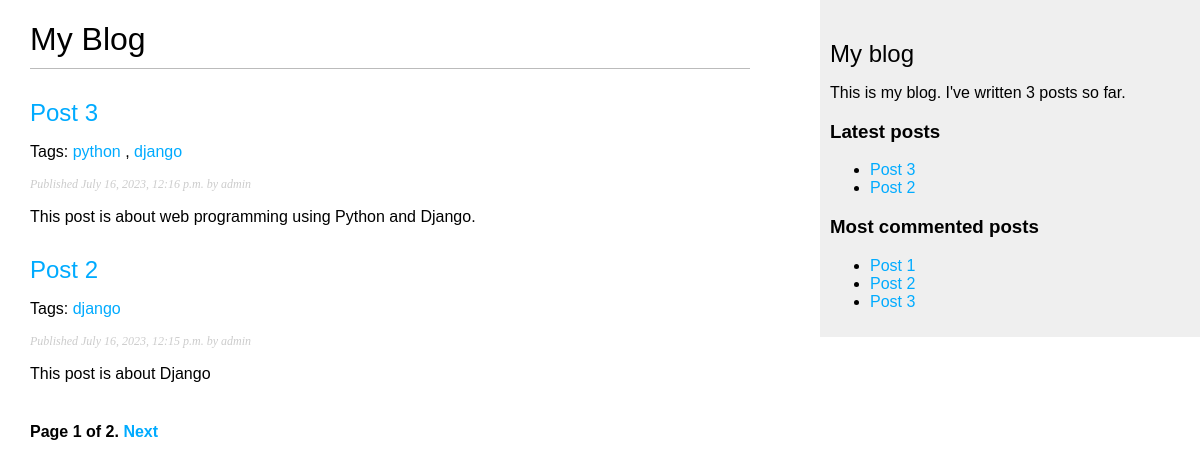
/blog/, run on an earlier commit of the app's database.
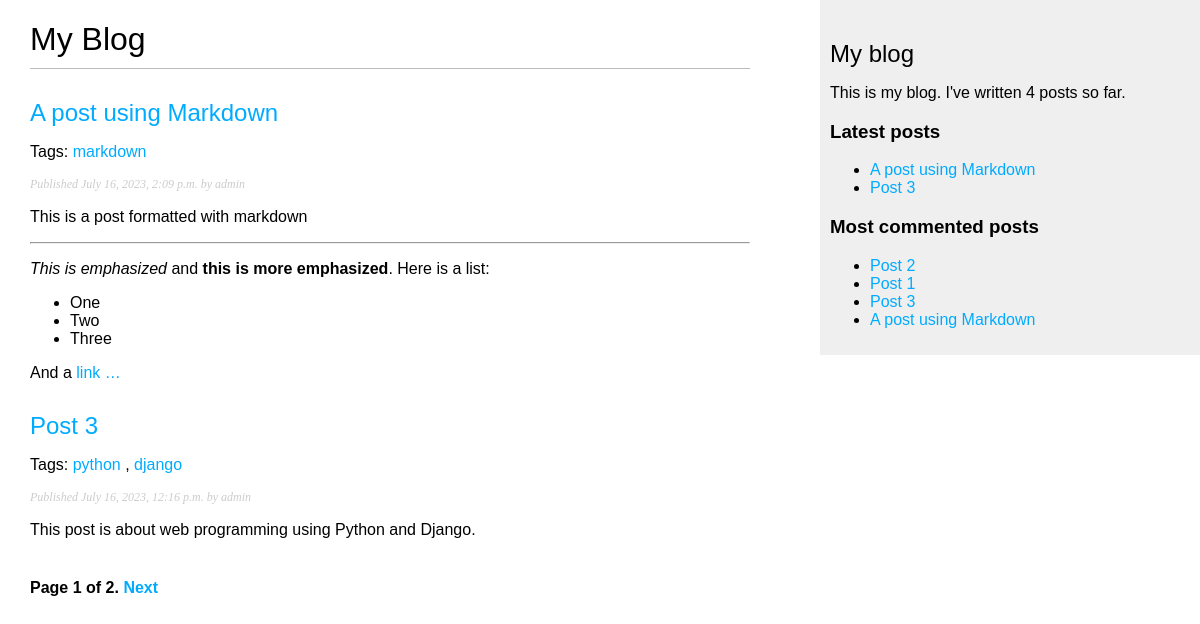
And on a later commit of the database.
### blog/models.py (models this page shows, shortened)
class Post(models.Model):
    class Status(models.TextChoices):
        DRAFT = 'DF', 'Draft'
        PUBLISHED = 'PB', 'Published'
    title = models.CharField(max_length=250)
    slug = models.SlugField(max_length=250, unique_for_date='publish')
    author = models.ForeignKey(User, on_delete=models.CASCADE, related_name='blog_posts')
    body = models.TextField()
    publish = models.DateTimeField(default=timezone.now)
    created = models.DateTimeField(auto_now_add=True)
    updated = models.DateTimeField(auto_now=True)
    status = models.CharField(max_length=2, choices=Status.choices, default=Status.DRAFT)
    objects = models.Manager()
    published = PublishedManager()
    tags = TaggableManager()
    class Meta:
        ordering = ['-publish']
        indexes = [
            models.Index(fields=['-publish']),
        ]
    def get_absolute_url(self):
        return reverse('blog:post_detail', args=[self.publish.year, self.publish.month, self.publish.day, self.slug])

### blog/views.py (the view)
# urls.py: path('', views.post_list, name='post_list', ),
def post_list(request, tag_slug=None):
    object_list = Post.published.all()
    tag = None
    if tag_slug:
        tag = get_object_or_404(Tag, slug=tag_slug)
        object_list = object_list.filter(tags__in=[tag])
    paginator = Paginator(object_list, 2)
    page_number = request.GET.get('page', 1)
    try:
        posts = paginator.page(page_number)
    except EmptyPage:
        posts = paginator.page(paginator.num_pages)
    except PageNotAnInteger:
        posts = paginator.page(1)
    return render(request, 'blog/post/list.html', {'posts': posts, 'tag': tag})

### blog/models.py (called while the page is built)
    def get_queryset(self):
        return super().get_queryset().filter(status=Post.Status.PUBLISHED)

### blog/templatetags/blog_tags.py (called while the page is built)
@register.simple_tag
def total_posts():
    return Post.published.count()

@register.inclusion_tag('blog/post/latest_posts.html')
def show_latest_posts(count=5):
    latest_posts = Post.published.order_by('-publish')[:count]
    return {'latest_posts': latest_posts}

@register.simple_tag
def get_most_commented_posts(count=5):
    return Post.published.annotate(total_comments=Count('comments')).order_by('-total_comments')[:count]

@register.filter(name='markdown')
def markdown_format(text):
    return mark_safe(markdown.markdown(text))

### blog/templates/blog/post/list.html (shortened to what this page needs)
{% extends "blog/base.html" %}
{% load blog_tags %}
 {% block content %}
    <h1>My Blog</h1>
     {% for post in posts %}
        <h2>
            <a href="{{post.get_absolute_url}}">
                {{ post.title }}
            </a>
        </h2>
         <p class="tags">
            Tags:
            {% for tag in post.tags.all %}
                <a href="{% url 'blog:post_list_by_tag' tag.slug %}">
                    {{ tag.name }}
                </a>
                {% if not forloop.last %}, {% endif %}
            {% endfor %}
        </p>
         <p class="date">
            Published {{ post.publish }} by {{ post.author }}
        </p>
         {{ post.body | markdown | truncatewords:30 }}
    {% endfor %}
     {% include "pagination.html" with page=posts %}
{% endblock %}

### blog/templates/blog/base.html (shortened to what this page needs)
{% load blog_tags %}
{% load static %}
 <!DOCTYPE html>
<html>
<head>
  <link href="{% static 'css/blog.css' %}" rel="stylesheet">
</head>
<body>
  <div id="content">
    {% block content %}
    {% endblock %}
  </div>
  <div id="sidebar">
    <h2>My blog</h2>
    <p>
       This is my blog. I've written {% total_posts %} posts so far.
    </p>
    <h3>Latest posts</h3>
    {% show_latest_posts 2 %}
    <h3>Most commented posts</h3>
    {% get_most_commented_posts as most_commented_posts %}
    <ul>
      {% for post in most_commented_posts %}
        <li>
          <a href="{{ post.get_absolute_url }}">{{ post.title }}</a>
        </li>
      {% endfor %}
    </ul>
  </div>
</body>
</html>

### blog/templates/blog/post/latest_posts.html
<ul>
    {% for post in latest_posts %}
        <li>
            <a href="{{ post.get_absolute_url }}">{{ post.title }}</a>
        </li>
    {% endfor %}
</ul>

What changed in the data, as far as the page shows it:
no longer on one of the page's lists (row unchanged): Post: title "Post 2", publish "July 16, 2023, 12:15 p.m.", author "admin", body "This post is about Django"
added Post: title "A post using Markdown", publish "July 16, 2023, 2:09 p.m.", author "admin", body "This is a post formatted with markdown This is emphasized and this is more emphasized . Here is a list: One Two Three And a link …"
added Tag: name "markdown", shown under "A post using Markdown"
shown differently, row unchanged: Post "Post 2": loses Tag (name "django"); moves up the list
Also different on the page:
text no longer shown: "3"
text now shown: "4"
